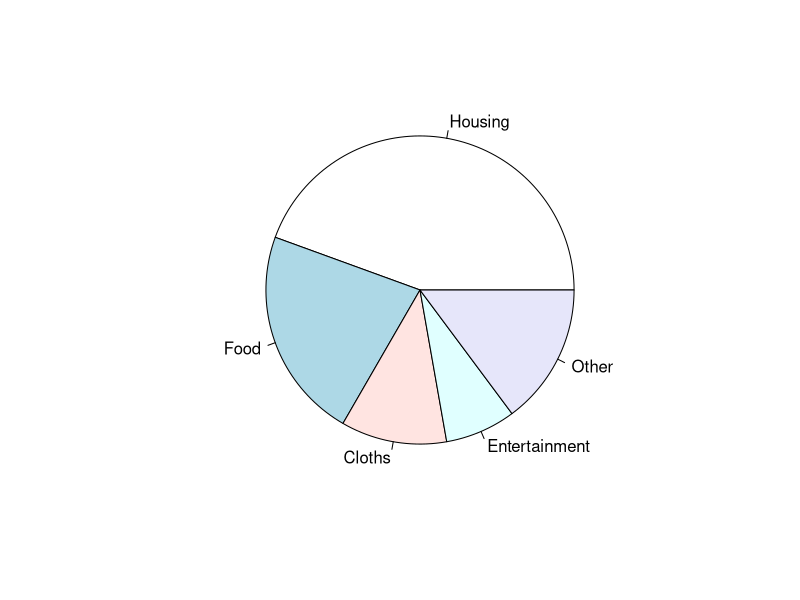
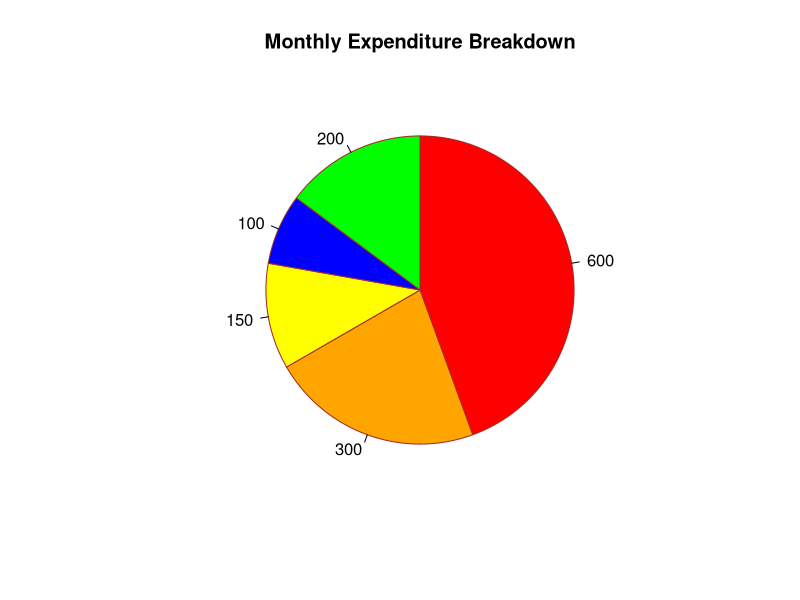

Recreate these plots in R, in order.
# Pie2
expenditure=c(600,300,150,100,200)
names(expenditure)=c('Housing','Food','Cloths','Entertainment',
            'Other') 
expenditure
pie(expenditure)

pie(expenditure,
    labels=as.character(expenditure),
    main="Monthly Expenditure Breakdown",
    col=c("red","orange","yellow","blue","green"),
    border="brown",
    clockwise=TRUE
)
